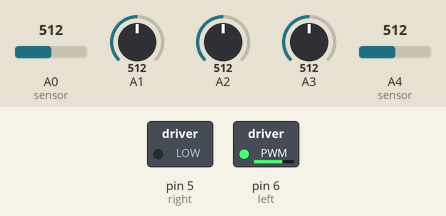
Bench run of a sketch on a simulated Arduino Uno, built with avr-gcc and run on an emulated ATmega328P. Parts: switched loads named in the sketch (green lamp = pin HIGH). The test bench sets the inputs (shaded band); at power-on: A0 (sensor) = 512, A1 = 512, A2 = 512, A3 = 512, A4 (sensor) = 512.

Above: at 0.1 s.
Timing chart, 0 to 1.6 s (numbered marks = the images above):
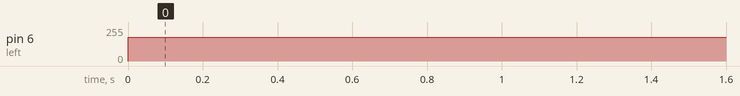

Measured:
- by itself, pin 6 (left): 0/255 → 180/255 at 0.00 s

The sketch:

5IR_Line_Bot.ino
```cpp
int s1= A0; // Calling all sensors[autobots:)]
int s2= A1;
int s3= A2;
int s4= A3;
int s5= A4;
const int left = 6;
const int right = 5; // for motors - 6 and 5 are PWm pins.
int lefts;
int rights; // motor speeds
float s =0;
float e1 = 0;

void setup() {
  // put your setup code here, to run once:
  Serial.begin(9600);
  pinMode(right, OUTPUT);
  pinMode(left, OUTPUT);
}

void loop() {
  // put your main code here, to run repeatedly:
  int S1 = analogRead(A0); // weight = -2, rightmost sensor
  int S2 = analogRead(A1); // weight = -1, second to rightmost
  int S3 = analogRead(A2); // weight = 0, middle
  int S4 = analogRead(A3); // weight = 1, second to leftmost
  int S5 = analogRead(A4); // weight = 2, leftmost sensor
  int sum = (S1+S2+S3+S4+S5);
  float val = 0;


  if (sum !=0){
    val = float(S1*-2 + S2*-1 + S4*1 + S5*2)/float(sum);  // convert to float, as we get integer in normal division in C++
  } // only if not dividing by 0
  else{
    val = 0;
    s=0; // Go ahead, if entire surface is black
  }


  s = s+val; // to count accumulated error
  s = constrain(s,-100,100); // to limit accumulated error
  float d =  val- e1; // to find change in error
  e1 = val;

  float PID_val = 20*val + 0.05*s + 10*d; // PID calculation, the values 20, 0.05 and 10 are to be changed by watching the bot.

  if (sum<1000){
    lefts = 200+PID_val;
    rights = 200-PID_val;
    lefts = constrain(lefts, 0, 255);
    rights = constrain(rights, 0, 255);
    analogWrite(left, lefts );
    analogWrite(right, rights);
  }
  else{ // Checks is line ends or not
    while (sum>1000){
      analogWrite(left, 180);
      analogWrite(right, 0);

      // re-read sensors to see if line comes back
      S1 = analogRead(A0);
      S2 = analogRead(A1);
      S3 = analogRead(A2);
      S4 = analogRead(A3);
      S5 = analogRead(A4);
      sum = S1 + S2 + S3 + S4 + S5;
      if (sum<1000){
        break;

      }
    }


  Serial.println(val);
  delay(20);
}
  delay(20);
}
```
